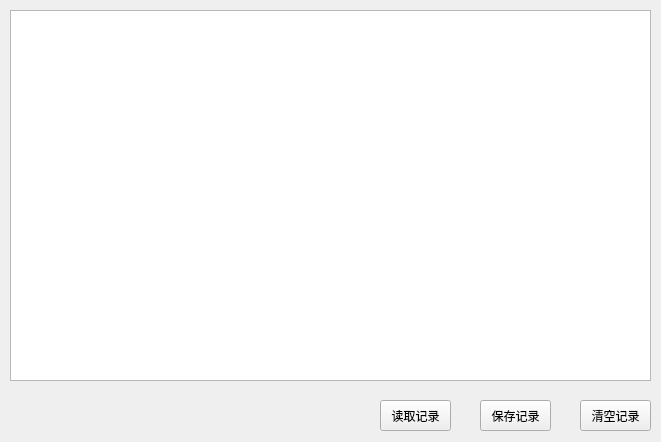
<?xml version="1.0" encoding="UTF-8"?>
<ui version="4.0">
 <class>SCRecordEvent</class>
 <widget class="QWidget" name="SCRecordEvent">
  <property name="geometry">
   <rect>
    <x>0</x>
    <y>0</y>
    <width>661</width>
    <height>442</height>
   </rect>
  </property>
  <property name="windowTitle">
   <string>Form</string>
  </property>
  <widget class="QTextEdit" name="textEdit">
   <property name="geometry">
    <rect>
     <x>10</x>
     <y>10</y>
     <width>641</width>
     <height>371</height>
    </rect>
   </property>
  </widget>
  <widget class="QToolButton" name="toolButton">
   <property name="geometry">
    <rect>
     <x>580</x>
     <y>400</y>
     <width>71</width>
     <height>31</height>
    </rect>
   </property>
   <property name="text">
    <string>清空记录</string>
   </property>
  </widget>
  <widget class="QToolButton" name="toolButton_2">
   <property name="geometry">
    <rect>
     <x>480</x>
     <y>400</y>
     <width>71</width>
     <height>31</height>
    </rect>
   </property>
   <property name="text">
    <string>保存记录</string>
   </property>
  </widget>
  <widget class="QToolButton" name="toolButton_3">
   <property name="geometry">
    <rect>
     <x>380</x>
     <y>400</y>
     <width>71</width>
     <height>31</height>
    </rect>
   </property>
   <property name="text">
    <string>读取记录</string>
   </property>
  </widget>
 </widget>
 <resources/>
 <connections/>
</ui>
